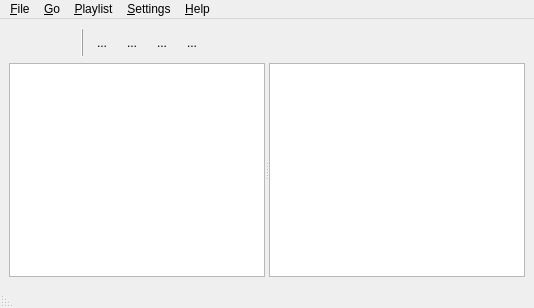
<?xml version="1.0" encoding="UTF-8"?>
<ui version="4.0">
 <class>MainWindow</class>
 <widget class="QMainWindow" name="MainWindow">
  <property name="geometry">
   <rect>
    <x>0</x>
    <y>0</y>
    <width>534</width>
    <height>308</height>
   </rect>
  </property>
  <property name="windowTitle">
   <string>Qtimidity</string>
  </property>
  <property name="windowIcon">
   <iconset resource="../icons/icons.qrc">
    <normaloff>:/32x32/qtimidity-icon-32.png</normaloff>:/32x32/qtimidity-icon-32.png</iconset>
  </property>
  <widget class="QWidget" name="centralwidget">
   <layout class="QVBoxLayout" name="verticalLayout_2">
    <item>
     <layout class="QVBoxLayout" name="verticalLayout">
      <item>
       <layout class="QHBoxLayout" name="horizontalLayout">
        <item>
         <widget class="QToolButton" name="homeButton">
          <property name="text">
           <string/>
          </property>
          <property name="iconSize">
           <size>
            <width>22</width>
            <height>22</height>
           </size>
          </property>
          <property name="autoRaise">
           <bool>true</bool>
          </property>
         </widget>
        </item>
        <item>
         <widget class="QToolButton" name="upButton">
          <property name="text">
           <string/>
          </property>
          <property name="iconSize">
           <size>
            <width>22</width>
            <height>22</height>
           </size>
          </property>
          <property name="autoRaise">
           <bool>true</bool>
          </property>
         </widget>
        </item>
        <item>
         <widget class="QFrame" name="frame">
          <property name="frameShape">
           <enum>QFrame::VLine</enum>
          </property>
          <property name="frameShadow">
           <enum>QFrame::Raised</enum>
          </property>
         </widget>
        </item>
        <item>
         <widget class="QToolButton" name="prevButton">
          <property name="text">
           <string>...</string>
          </property>
          <property name="iconSize">
           <size>
            <width>22</width>
            <height>22</height>
           </size>
          </property>
          <property name="autoRaise">
           <bool>true</bool>
          </property>
         </widget>
        </item>
        <item>
         <widget class="QToolButton" name="stopButton">
          <property name="sizePolicy">
           <sizepolicy hsizetype="Fixed" vsizetype="Fixed">
            <horstretch>0</horstretch>
            <verstretch>0</verstretch>
           </sizepolicy>
          </property>
          <property name="text">
           <string>...</string>
          </property>
          <property name="iconSize">
           <size>
            <width>22</width>
            <height>22</height>
           </size>
          </property>
          <property name="autoRaise">
           <bool>true</bool>
          </property>
         </widget>
        </item>
        <item>
         <widget class="QToolButton" name="playButton">
          <property name="text">
           <string>...</string>
          </property>
          <property name="iconSize">
           <size>
            <width>22</width>
            <height>22</height>
           </size>
          </property>
          <property name="autoRaise">
           <bool>true</bool>
          </property>
         </widget>
        </item>
        <item>
         <widget class="QToolButton" name="nextButton">
          <property name="text">
           <string>...</string>
          </property>
          <property name="iconSize">
           <size>
            <width>22</width>
            <height>22</height>
           </size>
          </property>
          <property name="autoRaise">
           <bool>true</bool>
          </property>
         </widget>
        </item>
        <item>
         <spacer name="horizontalSpacer">
          <property name="orientation">
           <enum>Qt::Horizontal</enum>
          </property>
          <property name="sizeHint" stdset="0">
           <size>
            <width>40</width>
            <height>20</height>
           </size>
          </property>
         </spacer>
        </item>
       </layout>
      </item>
      <item>
       <widget class="QSplitter" name="splitter">
        <property name="sizePolicy">
         <sizepolicy hsizetype="Expanding" vsizetype="Expanding">
          <horstretch>0</horstretch>
          <verstretch>0</verstretch>
         </sizepolicy>
        </property>
        <property name="orientation">
         <enum>Qt::Horizontal</enum>
        </property>
        <widget class="QListView" name="navigationView">
         <property name="dragEnabled">
          <bool>true</bool>
         </property>
         <property name="dragDropMode">
          <enum>QAbstractItemView::DragDrop</enum>
         </property>
         <property name="alternatingRowColors">
          <bool>true</bool>
         </property>
        </widget>
        <widget class="QTableView" name="playtableView">
         <property name="dragEnabled">
          <bool>true</bool>
         </property>
         <property name="dragDropMode">
          <enum>QAbstractItemView::DragDrop</enum>
         </property>
         <property name="selectionMode">
          <enum>QAbstractItemView::SingleSelection</enum>
         </property>
         <property name="showGrid">
          <bool>false</bool>
         </property>
         <property name="sortingEnabled">
          <bool>false</bool>
         </property>
         <attribute name="horizontalHeaderVisible">
          <bool>false</bool>
         </attribute>
         <attribute name="verticalHeaderVisible">
          <bool>false</bool>
         </attribute>
        </widget>
       </widget>
      </item>
     </layout>
    </item>
   </layout>
  </widget>
  <widget class="QMenuBar" name="menubar">
   <property name="geometry">
    <rect>
     <x>0</x>
     <y>0</y>
     <width>534</width>
     <height>22</height>
    </rect>
   </property>
   <widget class="QMenu" name="menuQtimidity">
    <property name="title">
     <string>&amp;File</string>
    </property>
    <addaction name="actionQuit"/>
   </widget>
   <widget class="QMenu" name="menuHelp">
    <property name="title">
     <string>&amp;Help</string>
    </property>
   </widget>
   <widget class="QMenu" name="menuPlaylist">
    <property name="title">
     <string>&amp;Playlist</string>
    </property>
    <addaction name="actionPrev"/>
    <addaction name="actionPlay"/>
    <addaction name="actionStop"/>
    <addaction name="actionNext"/>
    <addaction name="actionRemove"/>
   </widget>
   <widget class="QMenu" name="menu_Go">
    <property name="title">
     <string>&amp;Go</string>
    </property>
    <addaction name="actionNavigationHome"/>
    <addaction name="actionNavigationUp"/>
   </widget>
   <widget class="QMenu" name="menuSettings">
    <property name="title">
     <string>&amp;Settings</string>
    </property>
    <addaction name="actionConfWizard"/>
   </widget>
   <addaction name="menuQtimidity"/>
   <addaction name="menu_Go"/>
   <addaction name="menuPlaylist"/>
   <addaction name="menuSettings"/>
   <addaction name="menuHelp"/>
  </widget>
  <widget class="QStatusBar" name="statusbar">
   <property name="layoutDirection">
    <enum>Qt::RightToLeft</enum>
   </property>
  </widget>
  <action name="actionNext">
   <property name="icon">
    <iconset resource="../icons/icons.qrc">
     <normaloff>:/48x48/media-skip-forward.png</normaloff>:/48x48/media-skip-forward.png</iconset>
   </property>
   <property name="text">
    <string>&amp;Next Track</string>
   </property>
  </action>
  <action name="actionPrev">
   <property name="icon">
    <iconset resource="../icons/icons.qrc">
     <normaloff>:/48x48/media-skip-backward.png</normaloff>:/48x48/media-skip-backward.png</iconset>
   </property>
   <property name="text">
    <string>&amp;Previous Track</string>
   </property>
  </action>
  <action name="actionRemove">
   <property name="icon">
    <iconset resource="../icons/icons.qrc">
     <normaloff>:/32x32/edit-delete.png</normaloff>:/32x32/edit-delete.png</iconset>
   </property>
   <property name="text">
    <string>&amp;Remove From Playlist</string>
   </property>
   <property name="shortcut">
    <string>Del</string>
   </property>
  </action>
  <action name="actionPlay">
   <property name="icon">
    <iconset resource="../icons/icons.qrc">
     <normaloff>:/48x48/media-playback-start.png</normaloff>:/48x48/media-playback-start.png</iconset>
   </property>
   <property name="text">
    <string>P&amp;lay Track</string>
   </property>
  </action>
  <action name="actionStop">
   <property name="icon">
    <iconset resource="../icons/icons.qrc">
     <normaloff>:/48x48/media-playback-stop.png</normaloff>:/48x48/media-playback-stop.png</iconset>
   </property>
   <property name="text">
    <string>&amp;Stop Track</string>
   </property>
  </action>
  <action name="actionQuit">
   <property name="icon">
    <iconset resource="../icons/icons.qrc">
     <normaloff>:/32x32/application-exit.png</normaloff>:/32x32/application-exit.png</iconset>
   </property>
   <property name="text">
    <string>&amp;Quit</string>
   </property>
   <property name="shortcut">
    <string>Ctrl+Q</string>
   </property>
  </action>
  <action name="actionNavigationUp">
   <property name="icon">
    <iconset resource="../icons/icons.qrc">
     <normaloff>:/22x22/go-up.png</normaloff>:/22x22/go-up.png</iconset>
   </property>
   <property name="text">
    <string>&amp;Up</string>
   </property>
  </action>
  <action name="actionNavigationHome">
   <property name="icon">
    <iconset resource="../icons/icons.qrc">
     <normaloff>:/22x22/go-home.png</normaloff>:/22x22/go-home.png</iconset>
   </property>
   <property name="text">
    <string>&amp;Home</string>
   </property>
  </action>
  <action name="actionConfWizard">
   <property name="icon">
    <iconset resource="../icons/icons.qrc">
     <normaloff>:/22x22/tools-wizard.png</normaloff>:/22x22/tools-wizard.png</iconset>
   </property>
   <property name="text">
    <string>Config &amp;Wizard</string>
   </property>
  </action>
 </widget>
 <resources>
  <include location="../icons/icons.qrc"/>
 </resources>
 <connections/>
</ui>
